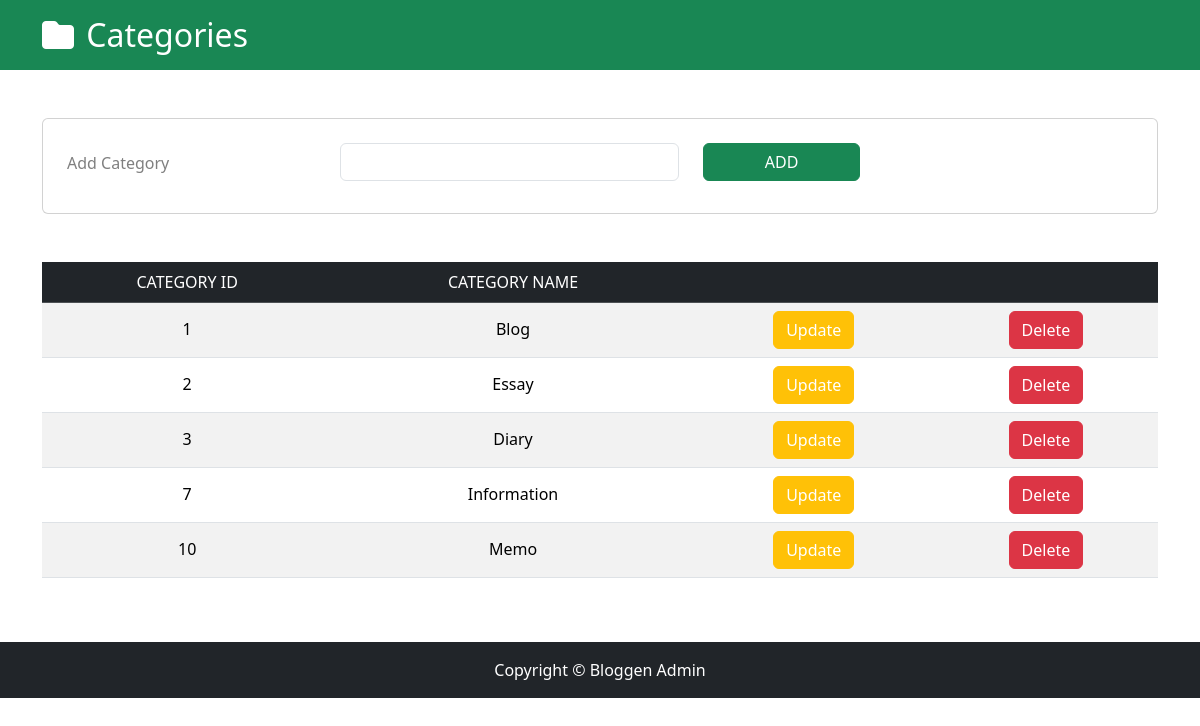
/categories.php, run on the app's committed database.
### tables this page shows
CREATE TABLE `categories` (
  `category_id` int(11) NOT NULL,
  `category_name` varchar(45) NOT NULL
);

### app/category-function.php (called while the page is built, shortened)
<?php
function getAllCategories($conn)
{
    $sql =
        "SELECT
        `category_id` AS `id`,
        `category_name` AS `name`
        FROM `categories`";
    if ($result = $conn->query($sql)) {
        while ($category = $result->fetch_assoc()) {
            $all_categories[] = $category;
        }
        return $all_categories;
    } else {
        die("Error retrieving all posts: " . $conn->error);
    }
}

### categories.php (the view, shortened to what this page needs)
<?php
$mysqli = Database::getInstance();
$all_categories = getAllCategories($mysqli);
include("_parts/_header.php");
?>
<div class="container-fluid bg-success">
    <div class="container">
        <h2 class="text-white m-0 py-3">
            <i class="fa-solid fa-folder pe-1"></i>
            Categories
        </h2>
    </div>
</div>
<div class="container mt-5 mb-5">
    <div class="card">
        <div class="card-body pt-4 px-4">
            <form action="" method="POST">
                <div class="row">
                    <div class="col-md-3">
                        <label for="category" class="form-label text-black-50 mt-2 mb-3">Add Category</label>
                    </div>
                    <div class="col-md-4">
                        <input type="text" name="category" id="category" class="form-control w-100 mb-3">
                    </div>
                    <div class="col-md-2">
                        <button type="submit" name="btn_add" class="btn btn-success w-100 mb-3">ADD</button>
                    </div>
                </div>
            </form>
        </div>
    </div>
</div>
<div class="container mb-5">
    <div class="table-responsive">
        <table class="table table-striped table-hover">
            <thead class="table-dark text-center">
                <tr>
                    <th>CATEGORY ID</th>
                    <th>CATEGORY NAME</th>
                    <th></th>
                    <th></th>
                </tr>
            </thead>
            <tbody class="text-center">
                <form action="" method="post">
                    <?php foreach ($all_categories as $category) : ?>
                        <tr>
                            <td><?= $category["id"] ?></td>
                            <td><?= $category["name"] ?></td>
                            <td>
                                <button type="submit" name="btn_update" value="<?= $category["id"] ?>" class="btn btn-warning text-white">Update</button>
                            </td>
                            <td>
                                <button type="submit" name="btn_delete" value="<?= $category["id"] ?>" class="btn btn-danger">Delete</button>
                            </td>
                        </tr>
                    <?php endforeach; ?>
                </form>
            </tbody>
        </table>
    </div>
</div>
<?php
include("_parts/_footer.php");
?>

### data on the page
categories: category_id "1", category_name "Blog"
categories: category_id "2", category_name "Essay"
categories: category_id "3", category_name "Diary"
categories: category_id "7", category_name "Information"
categories: category_id "10", category_name "Memo"
